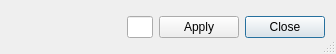
<?xml version="1.0" encoding="UTF-8"?>
<ui version="4.0">
 <class>Calculator</class>
 <widget class="QDialog" name="Calculator">
  <property name="windowModality">
   <enum>Qt::ApplicationModal</enum>
  </property>
  <property name="geometry">
   <rect>
    <x>0</x>
    <y>0</y>
    <width>336</width>
    <height>54</height>
   </rect>
  </property>
  <property name="sizePolicy">
   <sizepolicy hsizetype="Fixed" vsizetype="Fixed">
    <horstretch>0</horstretch>
    <verstretch>0</verstretch>
   </sizepolicy>
  </property>
  <property name="windowTitle">
   <string>Vignette Correction</string>
  </property>
  <property name="windowIcon">
   <iconset>
    <normaloff>corn_logo_color_ico.ico</normaloff>corn_logo_color_ico.ico</iconset>
  </property>
  <property name="sizeGripEnabled">
   <bool>true</bool>
  </property>
  <property name="modal">
   <bool>false</bool>
  </property>
  <layout class="QGridLayout" name="gridLayout_2">
   <item row="0" column="3">
    <widget class="QPushButton" name="VignetteCloseButton">
     <property name="text">
      <string>Close</string>
     </property>
    </widget>
   </item>
   <item row="0" column="2">
    <widget class="QPushButton" name="VignetteSaveButton">
     <property name="text">
      <string>Apply</string>
     </property>
    </widget>
   </item>
   <item row="0" column="0">
    <spacer name="horizontalSpacer_2">
     <property name="orientation">
      <enum>Qt::Horizontal</enum>
     </property>
     <property name="sizeHint" stdset="0">
      <size>
       <width>120</width>
       <height>20</height>
      </size>
     </property>
    </spacer>
   </item>
   <item row="0" column="1">
    <widget class="QLineEdit" name="VignetteCoef">
     <property name="maximumSize">
      <size>
       <width>30</width>
       <height>16777215</height>
      </size>
     </property>
    </widget>
   </item>
  </layout>
 </widget>
 <resources/>
 <connections/>
</ui>
